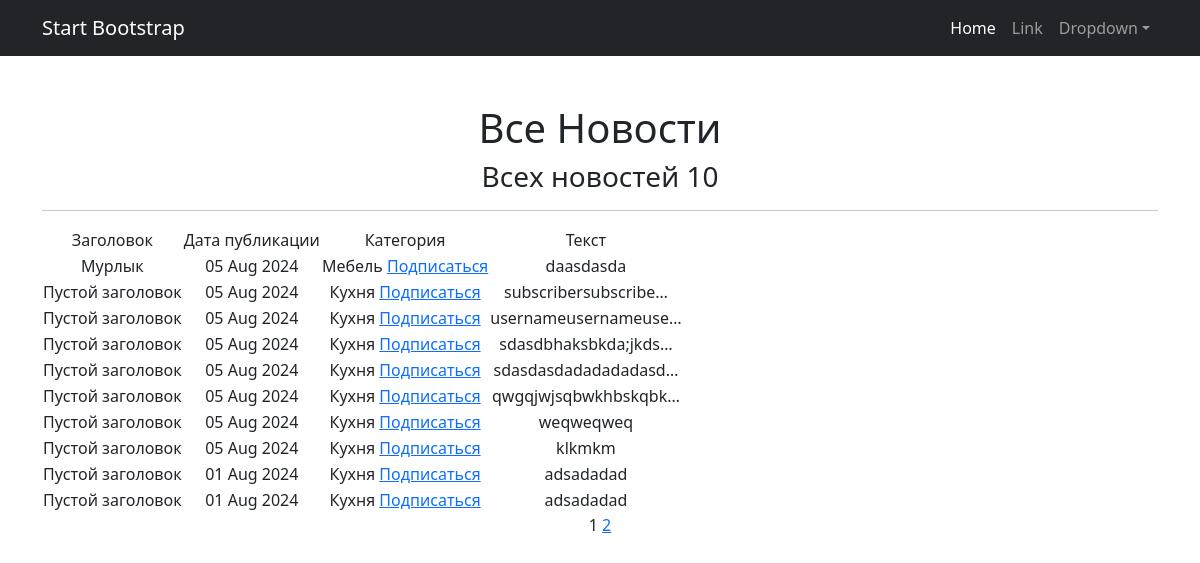
The app's page /, older data.
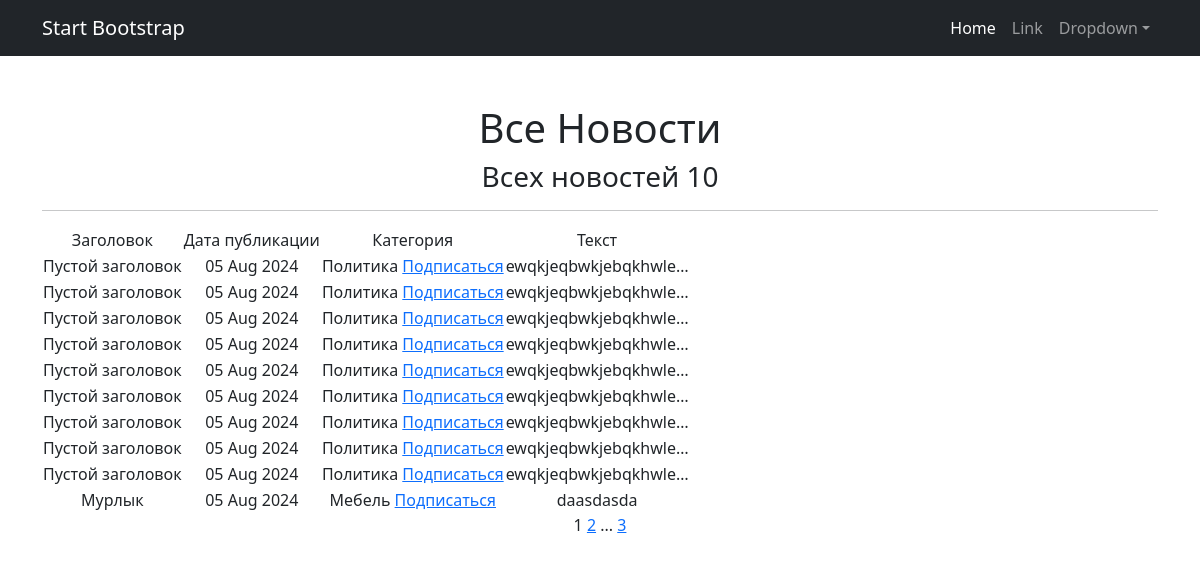
The same page, newer data.
### news/models.py (models this page shows, shortened)
class Post (models.Model):
    author = models.ForeignKey('Author', on_delete=models.CASCADE, related_name='author')
    type = models.CharField(choices={'news': 'Новость',
                                     'post': 'Статья'}, max_length=9)
    date_birth = models.DateTimeField(auto_now_add=True)
    categories = models.ForeignKey(Category, on_delete=models.CASCADE, related_name='category')
    article = models.CharField(default='Пустой заголовок', max_length=100)
    text = models.TextField(max_length=1000)
    rating = models.IntegerField(default=0)

class Category (models.Model):
    name = models.CharField(max_length=255, unique=True)
    subscribers = models.ManyToManyField(User, related_name='subscribed_categories')
    def __str__(self):
        return f'{self.name}'

### news/views.py (the view)
# urls.py: path('', NewsList.as_view(), name='news_list'),
class NewsList(ListView):
    queryset = Post.objects.order_by('-date_birth')
    template_name = 'news.html'
    context_object_name = 'news'
    paginate_by = 10

### news/templatetags/custom_filters.py (called while the page is built)
@register.filter()
def censor(text):
    if not isinstance(text, str):
        raise ValueError("Принимаем только строки")
    profanity_list = ['мурлыка', 'Редис', 'куча']
    for word in profanity_list:
        text = re.sub(r'\b{}\b'.format(word),word[0] + '*' * (len(word)-1), text, flags=re.IGNORECASE)
    return text

### templates/news.html (shortened to what this page needs)
{% extends 'flatpages/default.html' %}
{% load custom_filters %}
{% block content %}
    <h1>Все Новости</h1>
    <h3>Всех новостей {{news|length}}</h3>
    <hr>
    {% if news %}
        <table>
            <tr>
                <td>Заголовок</td>
                <td>Дата публикации</td>
                <td>Категория</td>
                <td>Текст</td>
            </tr>
           {% for post in news %}
            <tr>
                <td>{{ post.article|censor }}</td>
                <td>{{ post.date_birth|date:'d M Y' }}</td>
                <td>{{ post.categories }}
                <a href="{% url 'subscribe' post.categories.id %}">Подписаться</a>
                </td>
                <td>{{ post.text|censor|truncatechars:20 }}</td>
            </tr>
            {% endfor %}
        </table>
    {% else %}
        <h2>Новостей нет!</h2>
    {% endif %}
    {{ page_obj.number }}
    {% if page_obj.has_next %}
        <a href="?page={{ page_obj.next_page_number }}">{{ page_obj.next_page_number }}</a>
            {% if paginator.num_pages != page_obj.next_page_number %}
                ...
            <a href="?page={{ page_obj.paginator.num_pages }}">{{ page_obj.paginator.num_pages }}</a>
            {% endif %}
    {% endif %}
{% endblock content %}

Row changes from the older to the newer data that the page shows:
no longer on this page (row unchanged): Post: article|censor "Пустой заголовок", date_birth "05 Aug 2024", categories "Кухня", text|censor "subscribersubscribe…"
no longer on this page (row unchanged): Post: article|censor "Пустой заголовок", date_birth "05 Aug 2024", categories "Кухня", text|censor "usernameusernameuse…"
no longer on this page (row unchanged): Post: article|censor "Пустой заголовок", date_birth "05 Aug 2024", categories "Кухня", text|censor "sdasdbhaksbkda;jkds…"
no longer on this page (row unchanged): Post: article|censor "Пустой заголовок", date_birth "05 Aug 2024", categories "Кухня", text|censor "sdasdasdadadadadasd…"
no longer on this page (row unchanged): Post: article|censor "Пустой заголовок", date_birth "05 Aug 2024", categories "Кухня", text|censor "qwgqjwjsqbwkhbskqbk…"
no longer on this page (row unchanged): Post: article|censor "Пустой заголовок", date_birth "05 Aug 2024", categories "Кухня", text|censor "weqweqweq"
no longer on this page (row unchanged): Post: article|censor "Пустой заголовок", date_birth "05 Aug 2024", categories "Кухня", text|censor "klkmkm"
no longer on this page (row unchanged): Post: article|censor "Пустой заголовок", date_birth "01 Aug 2024", categories "Кухня", text|censor "adsadadad"
no longer on this page (row unchanged): Post: article|censor "Пустой заголовок", date_birth "01 Aug 2024", categories "Кухня", text|censor "adsadadad"
added Post: article|censor "Пустой заголовок", date_birth "05 Aug 2024", categories "Политика", text|censor "ewqkjeqbwkjebqkhwle…"
added Post: article|censor "Пустой заголовок", date_birth "05 Aug 2024", categories "Политика", text|censor "ewqkjeqbwkjebqkhwle…"
added Post: article|censor "Пустой заголовок", date_birth "05 Aug 2024", categories "Политика", text|censor "ewqkjeqbwkjebqkhwle…"
added Post: article|censor "Пустой заголовок", date_birth "05 Aug 2024", categories "Политика", text|censor "ewqkjeqbwkjebqkhwle…"
added Post: article|censor "Пустой заголовок", date_birth "05 Aug 2024", categories "Политика", text|censor "ewqkjeqbwkjebqkhwle…"
added Post: article|censor "Пустой заголовок", date_birth "05 Aug 2024", categories "Политика", text|censor "ewqkjeqbwkjebqkhwle…"
added Post: article|censor "Пустой заголовок", date_birth "05 Aug 2024", categories "Политика", text|censor "ewqkjeqbwkjebqkhwle…"
added Post: article|censor "Пустой заголовок", date_birth "05 Aug 2024", categories "Политика", text|censor "ewqkjeqbwkjebqkhwle…"
added Post: article|censor "Пустой заголовок", date_birth "05 Aug 2024", categories "Политика", text|censor "ewqkjeqbwkjebqkhwle…"
Text that changed along with them:
{{ page_obj.paginator.num_pages }}: (not shown) → "3"
